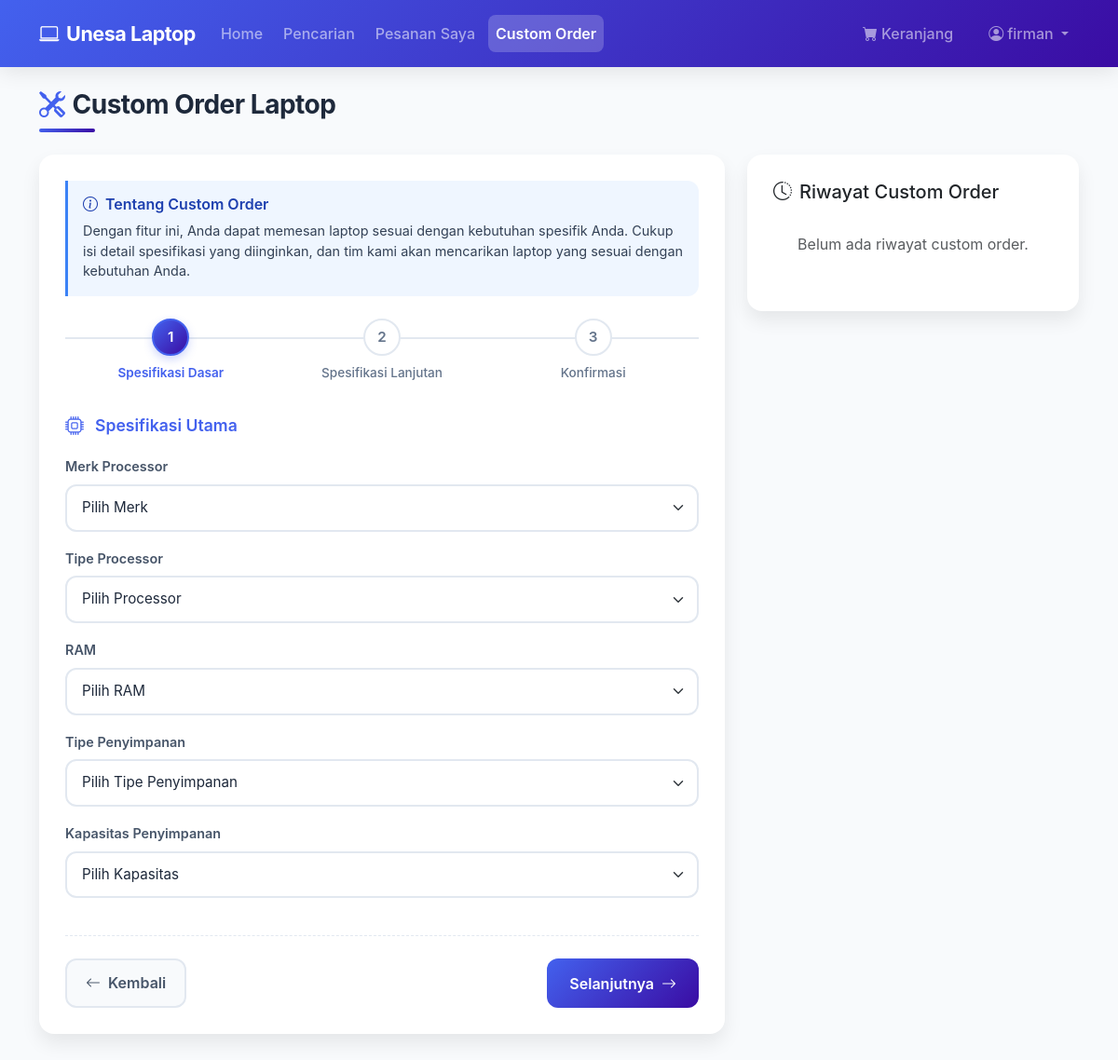
/user/custom_order.php (signed in), run on an earlier commit of the app's database.
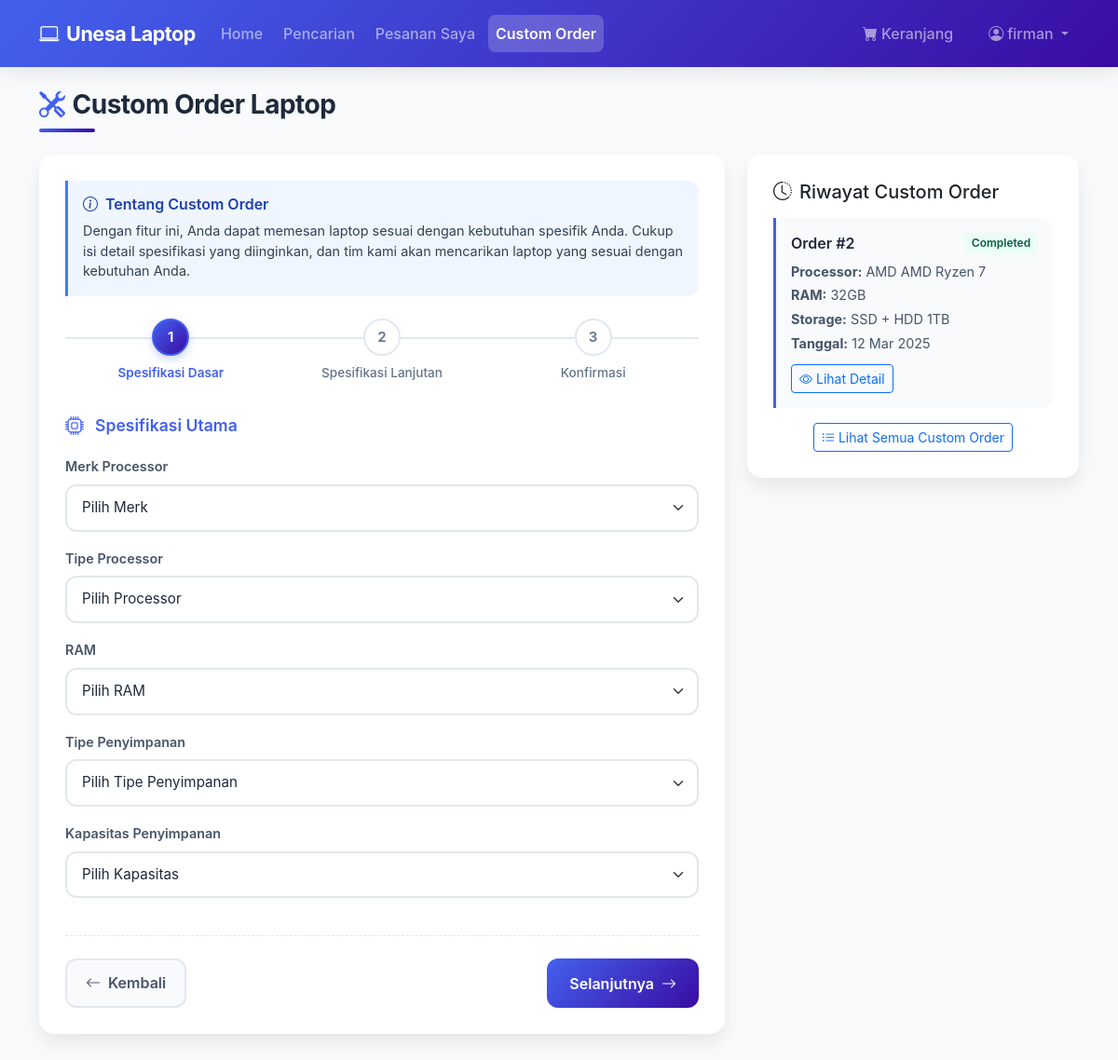
And on a later commit of the database.
### tables this page shows
CREATE TABLE `tb_custom_orders` (
  `order_id` int(11) NOT NULL,
  `user_id` int(11) NOT NULL,
  `ram` varchar(50) NOT NULL,
  `storage` varchar(100) NOT NULL,
  `processor` varchar(100) NOT NULL,
  `vga` varchar(100) NOT NULL,
  `screen_size` varchar(50) NOT NULL,
  `screen_type` varchar(100) NOT NULL,
  `operating_system` varchar(100) NOT NULL,
  `additional_specs` text DEFAULT NULL,
  `budget` int(11) NOT NULL,
  `status` enum('pending','processing','completed','cancelled') NOT NULL DEFAULT 'pending',
  `admin_notes` text DEFAULT NULL,
  `admin_id` int(11) DEFAULT NULL,
  `created_at` datetime NOT NULL DEFAULT current_timestamp(),
  `updated_at` datetime DEFAULT NULL ON UPDATE current_timestamp()
);

### config/koneksi.php (called while the page is built, shortened)
<?php
$host = 'localhost';
$username = 'root';
$password = '';
$database = 'toko_db';
$conn = mysqli_connect($host, $username, $password, $database);
function query($query) {
    global $conn;
    $result = mysqli_query($conn, $query);
    $rows = [];
    if ($result) {
        while ($row = mysqli_fetch_assoc($result)) {
            $rows[] = $row;
        }
    } else {
        error_log("Query error: " . mysqli_error($conn));
    }
    return $rows;
}
?>

### user/custom_order.php (the view, shortened to what the changed rows need)
<?php
require_once '../config/koneksi.php';
$user_id = $_SESSION['user_id'];
$history_query = "SELECT * FROM tb_custom_orders WHERE user_id = $user_id ORDER BY created_at DESC LIMIT 5";
$recent_orders = query($history_query);
?>
<!DOCTYPE html>
<html lang="en">
<head>
    <link href="https://cdn.jsdelivr.net/npm/bootstrap@5.3.0/dist/css/bootstrap.min.css" rel="stylesheet">
    <link rel="stylesheet" href="https://cdn.jsdelivr.net/npm/bootstrap-icons@1.7.2/font/bootstrap-icons.css">
</head>
<body>
    <div class="container my-4">
        <h2 class="mb-4 fw-bold">
            <i class="bi bi-tools me-2"></i>Custom Order Laptop
        </h2>
        <div class="row">
            <div class="col-lg-4">
                <div class="card">
                    <div class="card-body">
                        <h5 class="card-title mb-3">
                            <i class="bi bi-clock-history me-2"></i>Riwayat Custom Order
                        </h5>
                        <?php if (empty($recent_orders)) : ?>
                            <p class="text-muted text-center py-3">
                                Belum ada riwayat custom order.
                            </p>
                        <?php else : ?>
                            <?php foreach ($recent_orders as $order) : ?>
                                <div class="history-item">
                                    <h6>
                                        Order #<?= $order['order_id']; ?>
                                        <span class="status-badge status-<?= $order['status']; ?>"><?= ucfirst($order['status']); ?></span>
                                    </h6>
                                    <p><strong>Processor:</strong> <?= $order['processor']; ?></p>
                                    <p><strong>RAM:</strong> <?= $order['ram']; ?></p>
                                    <p><strong>Storage:</strong> <?= $order['storage']; ?></p>
                                    <p><strong>Tanggal:</strong> <?= date('d M Y', strtotime($order['created_at'])); ?></p>
                                    <a href="custom_order_detail.php?id=<?= $order['order_id']; ?>" class="btn btn-sm btn-outline-primary mt-2">
                                        <i class="bi bi-eye me-1"></i>Lihat Detail
                                    </a>
                                </div>
                            <?php endforeach; ?>
                            <div class="text-center mt-3">
                                <a href="custom_order_status.php" class="btn btn-sm btn-outline-primary">
                                    <i class="bi bi-list-ul me-1"></i>Lihat Semua Custom Order
                                </a>
                            </div>
                        <?php endif; ?>
                    </div>
                </div>
            </div>
        </div>
    </div>
</body>
</html>

What changed in the data, as far as the page shows it:
added tb_custom_orders: order_id "2", status "Completed", processor "AMD AMD Ryzen 7", ram "32GB", storage "SSD + HDD 1TB", created_at "12 Mar 2025"
Also different on the page:
text no longer shown: "Belum ada riwayat custom order."
text now shown: "Lihat Semua Custom Order"
